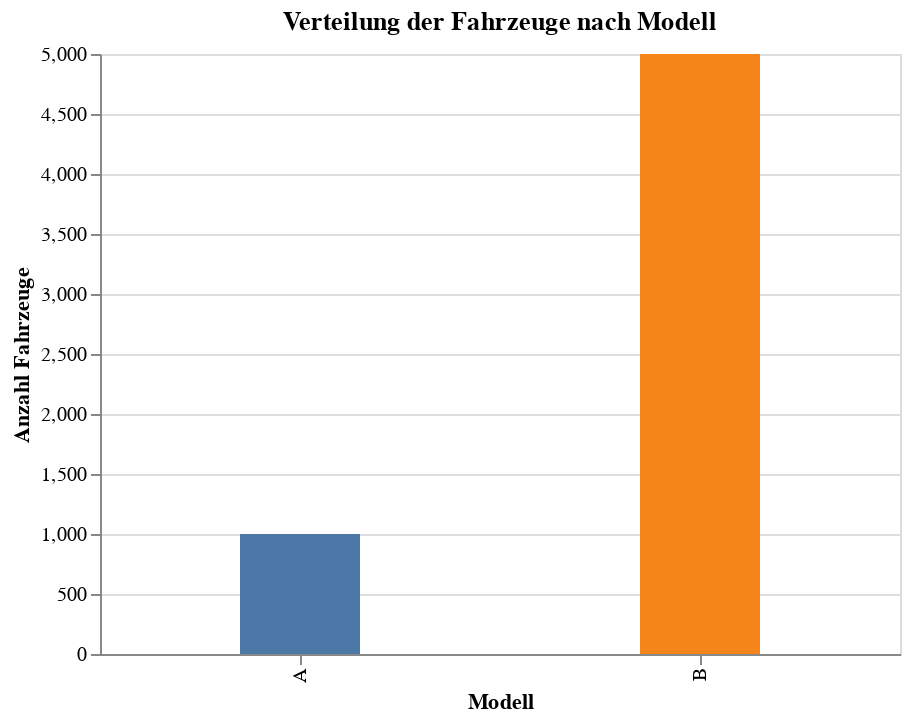

Here is the notebook cell this chart was saved with:
### Code cell
# Modell-Anzahlen berechnen
model_counts = (
    df
    .groupby('Model')
    .size()
    .reset_index(name='count')
)

# Balkendiagramm mit breiteren Balken und einheitlichem Layout
chart = (
    alt.Chart(model_counts)
    .mark_bar(size=60)  # breitere Balken
    .encode(
        x=alt.X('Model:N', title='Modell'),
        y=alt.Y('count:Q', title='Anzahl Fahrzeuge'),
        color=alt.Color('Model:N', legend=None)
    )
    .properties(
        width=400,
        title='Verteilung der Fahrzeuge nach Modell'
    )
)

chart.show()

### Figure 1 — Vega-Lite specification as saved in the notebook (floating-point values rounded to 4 significant figures)
{"config": {"view": {"continuousWidth": 300, "continuousHeight": 300}}, "data": {"name": "data-c8b70a480689ed8d2f4ed7395b5059d9"}, "mark": {"type": "bar", "size": 60}, "encoding": {"color": {"field": "Model", "legend": null, "type": "nominal"}, "x": {"field": "Model", "title": "Modell", "type": "nominal"}, "y": {"field": "count", "title": "Anzahl Fahrzeuge", "type": "quantitative"}}, "title": "Verteilung der Fahrzeuge nach Modell", "width": 400, "$schema": "https://vega.github.io/schema/vega-lite/v5.20.1.json", "datasets": {"data-c8b70a480689ed8d2f4ed7395b5059d9": [{"Model": "A", "count": 1000}, {"Model": "B", "count": 5000}]}}
